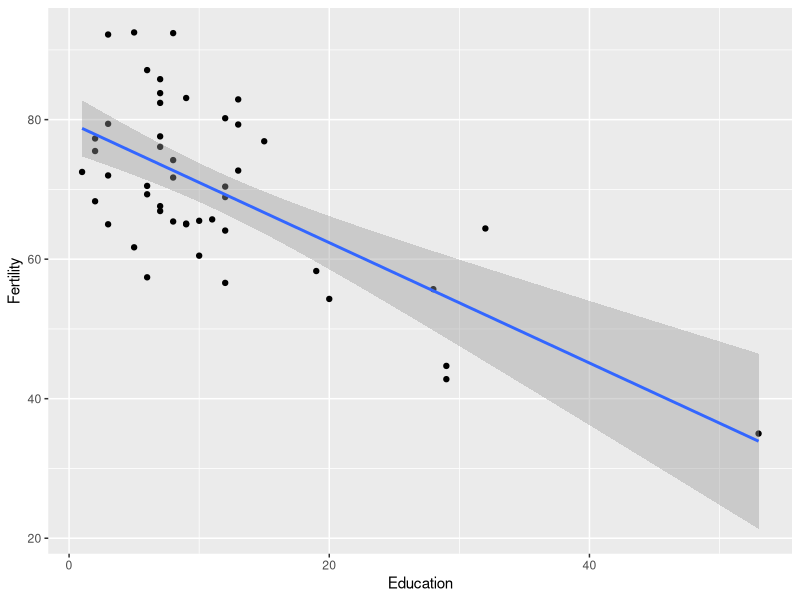
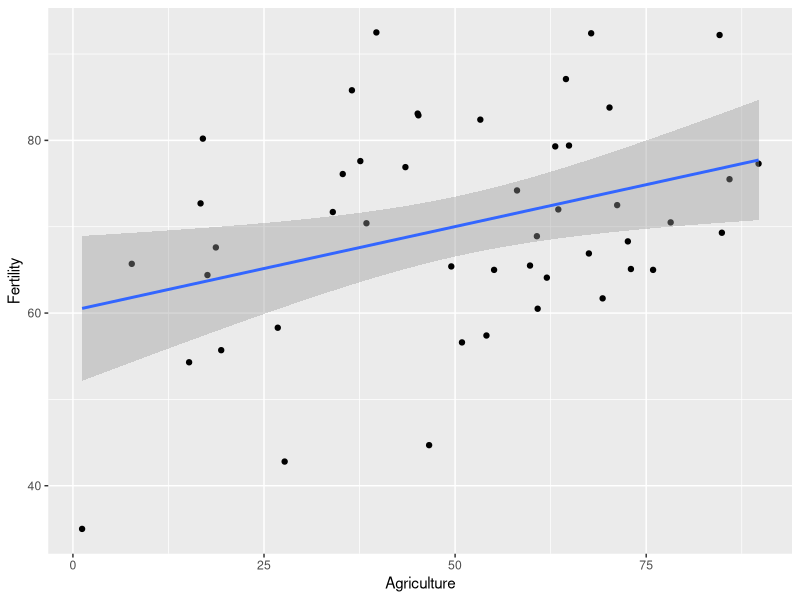
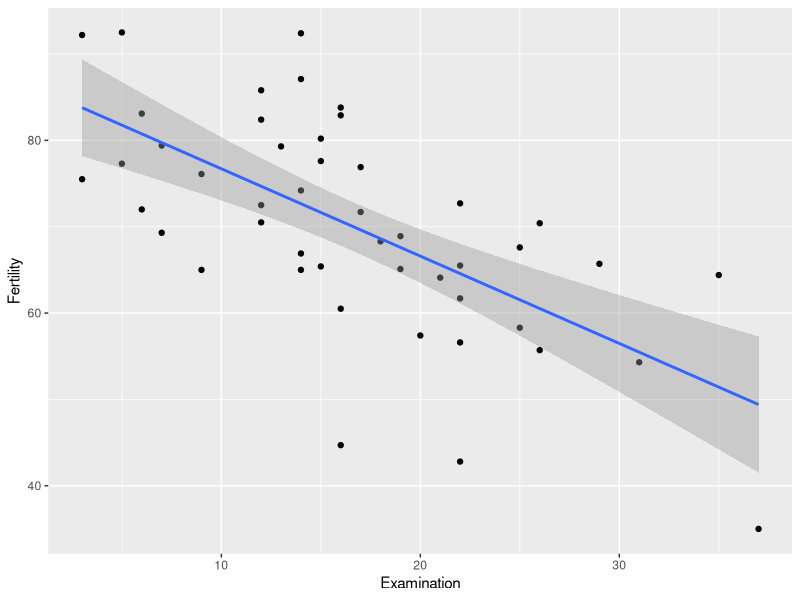
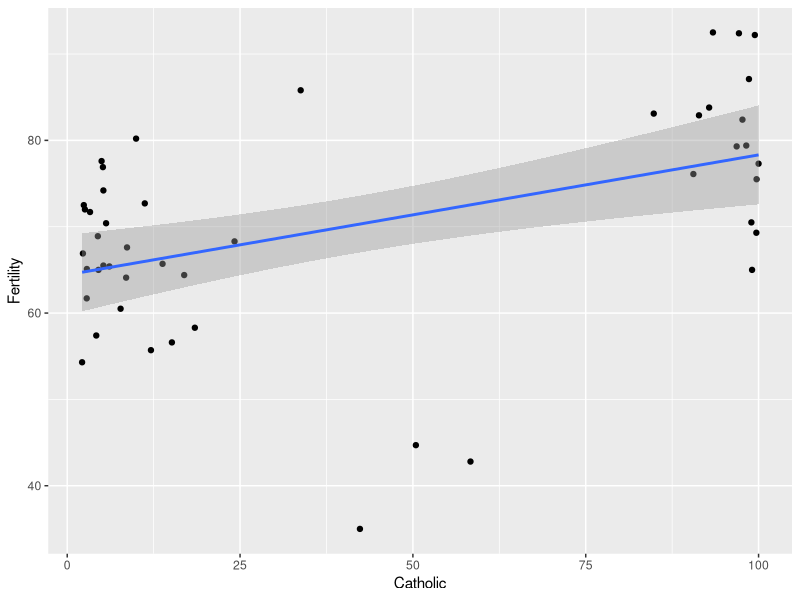
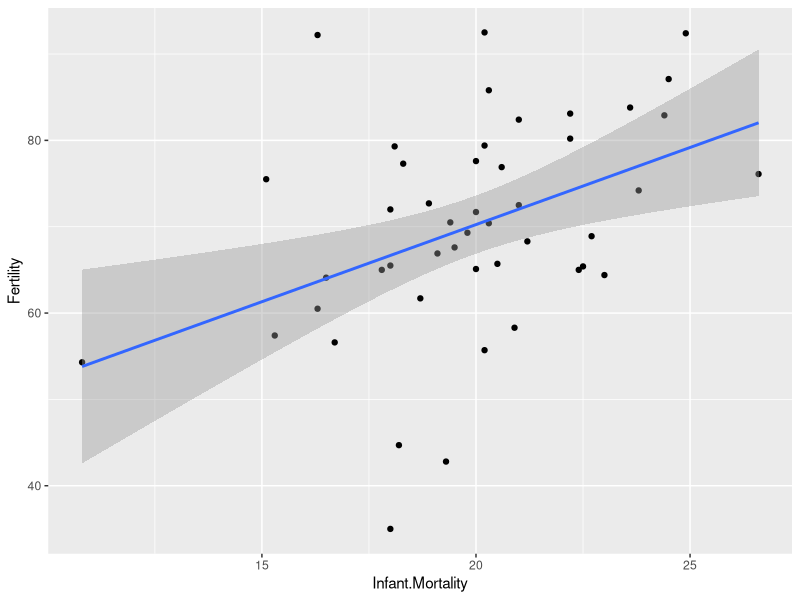
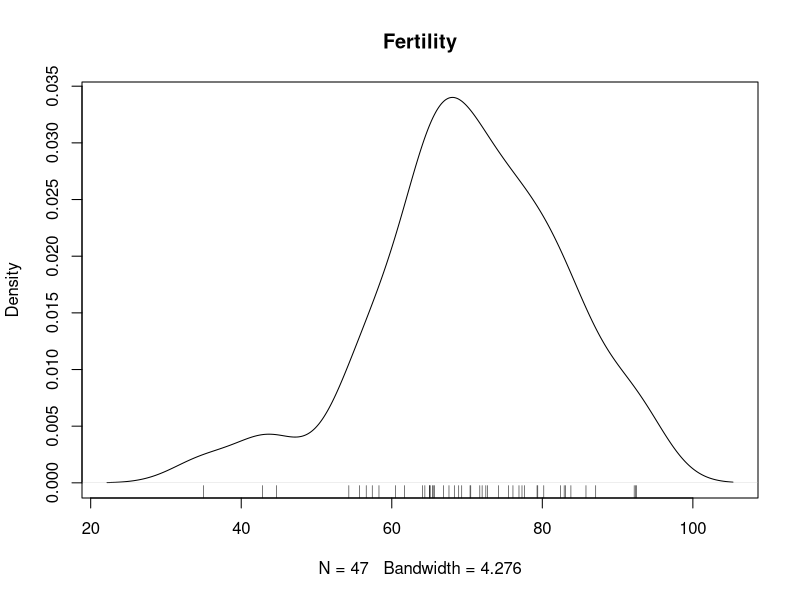
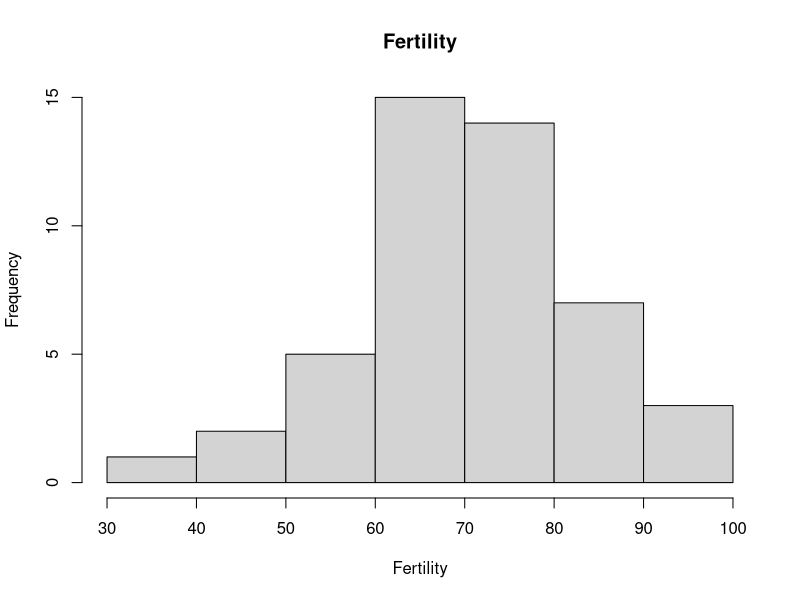
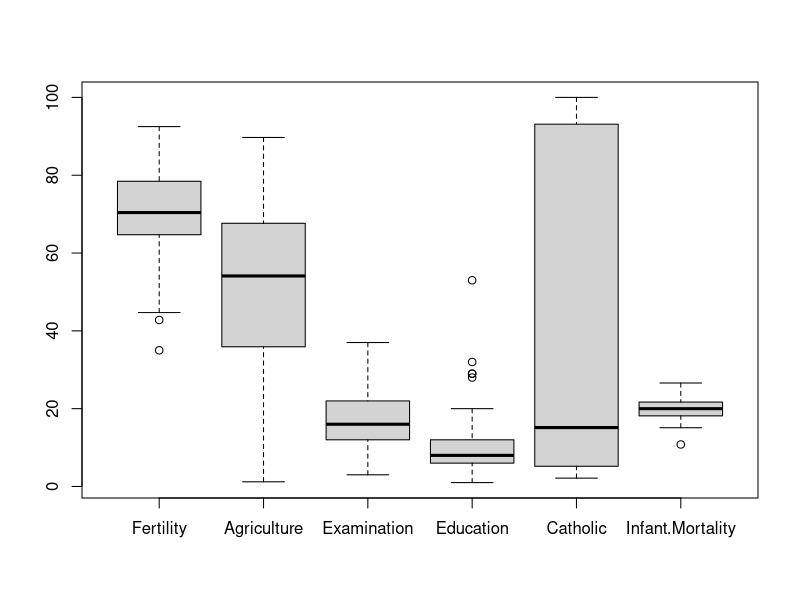

The R source for these figures, in order:
## ---- chunk 1
swissData <- swiss
head(swissData)
## ---- chunk 2
library(ggplot2)
ggplot(swissData, aes(Education, Fertility)) +
  geom_point() +
  geom_smooth(method = lm)
## ---- chunk 3
ggplot(swissData, aes(Agriculture, Fertility)) +
  geom_point() +
  geom_smooth(method = lm)
## ---- chunk 4
ggplot(swissData, aes(Examination, Fertility)) +
  geom_point() +
  geom_smooth(method = lm)
## ---- chunk 5
ggplot(swissData, aes(Catholic, Fertility)) +
  geom_point() +
  geom_smooth(method = lm)
## ---- chunk 6
ggplot(swissData, aes(Infant.Mortality, Fertility)) +
  geom_point() +
  geom_smooth(method = lm)
## ---- chunk 7
plot(density(swissData$Fertility), main = "Fertility")
rug(swissData$Fertility)
hist(swiss$Fertility, main = "Fertility", xlab = "Fertility")
boxplot(swissData)
pairs(swissData)
## ---- chunk 8
# iniciálny model so všetkými potenciálnymi regresormi
lrModelAllVar <- lm(Fertility ~ Agriculture + Examination + Education + Catholic + Infant.Mortality, data = swissData)
summary(lrModelAllVar)
## ---- chunk 9
# finálny model bez nevýznamnej premennej Examination
lrModelFinal <- step(lrModelAllVar, trace = FALSE)
summary(lrModelFinal)
## ---- chunk 10
resids <- lrModelFinal$residuals
testBP <- lm(resids^2 ~ Agriculture + Education + Catholic + Infant.Mortality, data = swissData)
summary(testBP)
## ---- chunk 11
par(mfrow = c(2, 2))
plot(lrModelFinal)
## ---- chunk 12
library(dplyr)
library(magrittr)
swissDataOver25 <- swissData %>% filter(Agriculture >= 25) 
lrModelOver25 <- lm(Fertility ~ Agriculture + Education + Catholic + Infant.Mortality, data = swissDataOver25)
summary(lrModelOver25)
## ---- chunk 13
set.seed(1)
N <- 10000
eps <- rnorm(N, 0, sqrt(640))
IQ <- rnorm(N, 90, sqrt(1000))
educ <- runif(N, min = 9, max = 20)
exper <- runif(N, min = 0, max = 40)
uni <- educ - 13
wage <- 5 + 10*IQ + 2*educ + 3*uni + 6*exper + eps
ppltn <- data.frame(IQ, educ, uni, exper, wage)
lrModelSim <- lm(wage ~ IQ + educ + uni + exper, data = ppltn)
summary(lrModelSim)
